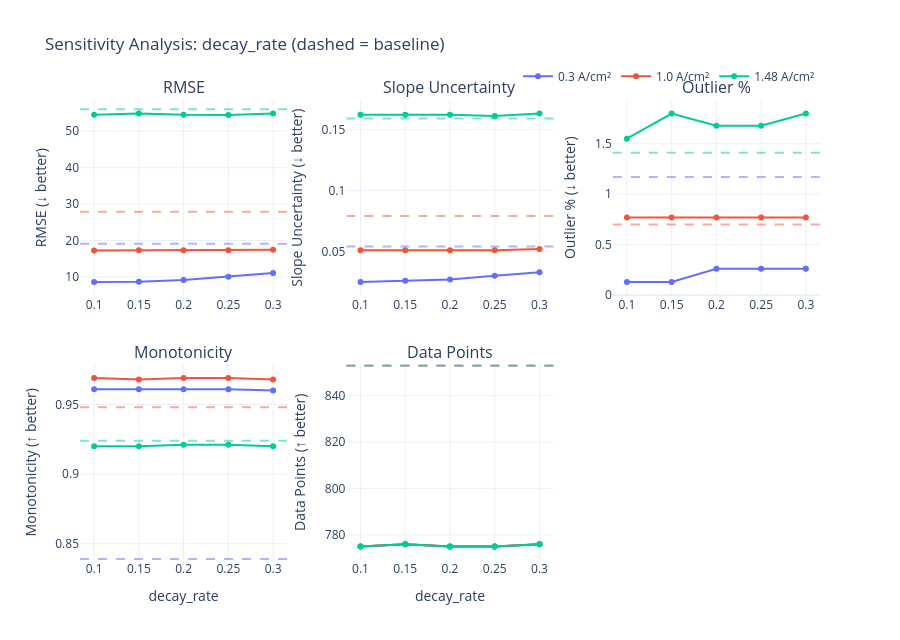
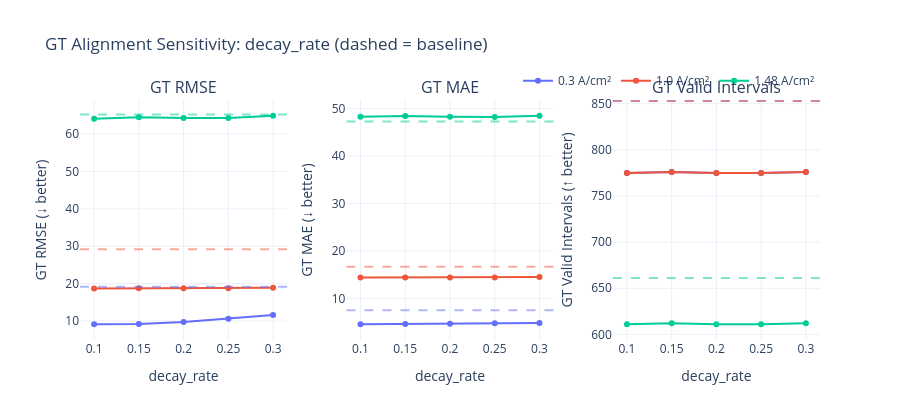

The notebook cell these images were saved under, in order:
### Code cell
# =============================================================================
# Cell 12: Plot decay_rate results + GT table
# =============================================================================

fig_decay = plot_sensitivity_results(
    results_decay,
    "decay_rate",
    baseline_metrics,
    "(dashed = baseline)",
)

fig_decay_gt = plot_gt_sensitivity(
    results_decay,
    "decay_rate",
    baseline_gt_metrics,
    "(dashed = baseline)",
)

gt_table_decay = summarize_gt_table(results_decay, "decay_rate")
display(gt_table_decay.head(15))

if SAVE_PLOTS:
    fig_decay.write_html(PLOTS_OUTPUT_DIR / "sensitivity_decay_rate_core.html")
    fig_decay_gt.write_html(PLOTS_OUTPUT_DIR / "sensitivity_decay_rate_gt.html")
    print("Saved decay_rate plots.")

### Figure 1 — Plotly figure (JSON) as saved in the notebook; plotly's stock layout.template omitted (floating-point values rounded to 4 significant figures)
{"data": [{"legendgroup": "0.3", "line": {"color": "#636EFA"}, "mode": "lines+markers", "name": "0.3 A/cm²", "showlegend": true, "type": "scatter", "x": [0.1, 0.15, 0.2, 0.25, 0.3], "xaxis": "x", "y": [8.593, 8.623, 9.153, 10.06, 11.08], "yaxis": "y"}, {"legendgroup": "1.0", "line": {"color": "#EF553B"}, "mode": "lines+markers", "name": "1.0 A/cm²", "showlegend": true, "type": "scatter", "x": [0.1, 0.15, 0.2, 0.25, 0.3], "xaxis": "x", "y": [17.25, 17.28, 17.27, 17.27, 17.43], "yaxis": "y"}, {"legendgroup": "1.48", "line": {"color": "#00CC96"}, "mode": "lines+markers", "name": "1.48 A/cm²", "showlegend": true, "type": "scatter", "x": [0.1, 0.15, 0.2, 0.25, 0.3], "xaxis": "x", "y": [54.53, 54.85, 54.53, 54.49, 54.87], "yaxis": "y"}, {"legendgroup": "0.3", "line": {"color": "#636EFA"}, "mode": "lines+markers", "name": "0.3 A/cm²", "showlegend": false, "type": "scatter", "x": [0.1, 0.15, 0.2, 0.25, 0.3], "xaxis": "x2", "y": [0.025, 0.026, 0.027, 0.03, 0.033], "yaxis": "y2"}, {"legendgroup": "1.0", "line": {"color": "#EF553B"}, "mode": "lines+markers", "name": "1.0 A/cm²", "showlegend": false, "type": "scatter", "x": [0.1, 0.15, 0.2, 0.25, 0.3], "xaxis": "x2", "y": [0.051, 0.051, 0.051, 0.051, 0.052], "yaxis": "y2"}, {"legendgroup": "1.48", "line": {"color": "#00CC96"}, "mode": "lines+markers", "name": "1.48 A/cm²", "showlegend": false, "type": "scatter", "x": [0.1, 0.15, 0.2, 0.25, 0.3], "xaxis": "x2", "y": [0.162, 0.162, 0.162, 0.161, 0.163], "yaxis": "y2"}, {"legendgroup": "0.3", "line": {"color": "#636EFA"}, "mode": "lines+markers", "name": "0.3 A/cm²", "showlegend": false, "type": "scatter", "x": [0.1, 0.15, 0.2, 0.25, 0.3], "xaxis": "x3", "y": [0.13, 0.13, 0.26, 0.26, 0.26], "yaxis": "y3"}, {"legendgroup": "1.0", "line": {"color": "#EF553B"}, "mode": "lines+markers", "name": "1.0 A/cm²", "showlegend": false, "type": "scatter", "x": [0.1, 0.15, 0.2, 0.25, 0.3], "xaxis": "x3", "y": [0.77, 0.77, 0.77, 0.77, 0.77], "yaxis": "y3"}, {"legendgroup": "1.48", "line": {"color": "#00CC96"}, "mode": "lines+markers", "name": "1.48 A/cm²", "showlegend": false, "type": "scatter", "x": [0.1, 0.15, 0.2, 0.25, 0.3], "xaxis": "x3", "y": [1.55, 1.8, 1.68, 1.68, 1.8], "yaxis": "y3"}, {"legendgroup": "0.3", "line": {"color": "#636EFA"}, "mode": "lines+markers", "name": "0.3 A/cm²", "showlegend": false, "type": "scatter", "x": [0.1, 0.15, 0.2, 0.25, 0.3], "xaxis": "x4", "y": [0.961, 0.961, 0.961, 0.961, 0.96], "yaxis": "y4"}, {"legendgroup": "1.0", "line": {"color": "#EF553B"}, "mode": "lines+markers", "name": "1.0 A/cm²", "showlegend": false, "type": "scatter", "x": [0.1, 0.15, 0.2, 0.25, 0.3], "xaxis": "x4", "y": [0.969, 0.968, 0.969, 0.969, 0.968], "yaxis": "y4"}, {"legendgroup": "1.48", "line": {"color": "#00CC96"}, "mode": "lines+markers", "name": "1.48 A/cm²", "showlegend": false, "type": "scatter", "x": [0.1, 0.15, 0.2, 0.25, 0.3], "xaxis": "x4", "y": [0.92, 0.92, 0.921, 0.921, 0.92], "yaxis": "y4"}, {"legendgroup": "0.3", "line": {"color": "#636EFA"}, "mode": "lines+markers", "name": "0.3 A/cm²", "showlegend": false, "type": "scatter", "x": [0.1, 0.15, 0.2, 0.25, 0.3], "xaxis": "x5", "y": [775, 776, 775, 775, 776], "yaxis": "y5"}, {"legendgroup": "1.0", "line": {"color": "#EF553B"}, "mode": "lines+markers", "name": "1.0 A/cm²", "showlegend": false, "type": "scatter", "x": [0.1, 0.15, 0.2, 0.25, 0.3], "xaxis": "x5", "y": [775, 776, 775, 775, 776], "yaxis": "y5"}, {"legendgroup": "1.48", "line": {"color": "#00CC96"}, "mode": "lines+markers", "name": "1.48 A/cm²", "showlegend": false, "type": "scatter", "x": [0.1, 0.15, 0.2, 0.25, 0.3], "xaxis": "x5", "y": [775, 776, 775, 775, 776], "yaxis": "y5"}], "layout": {"annotations": [{"font": {"size": 16}, "showarrow": false, "text": "RMSE", "x": 0.14, "xanchor": "center", "xref": "paper", "y": 1, "yanchor": "bottom", "yref": "paper"}, {"font": {"size": 16}, "showarrow": false, "text": "Slope Uncertainty", "x": 0.5, "xanchor": "center", "xref": "paper", "y": 1, "yanchor": "bottom", "yref": "paper"}, {"font": {"size": 16}, "showarrow": false, "text": "Outlier %", "x": 0.86, "xanchor": "center", "xref": "paper", "y": 1, "yanchor": "bottom", "yref": "paper"}, {"font": {"size": 16}, "showarrow": false, "text": "Monotonicity", "x": 0.14, "xanchor": "center", "xref": "paper", "y": 0.425, "yanchor": "bottom", "yref": "paper"}, {"font": {"size": 16}, "showarrow": false, "text": "Data Points", "x": 0.5, "xanchor": "center", "xref": "paper", "y": 0.425, "yanchor": "bottom", "yref": "paper"}], "height": 640, "legend": {"orientation": "h", "x": 1, "xanchor": "right", "y": 1.02, "yanchor": "bottom"}, "shapes": [{"line": {"color": "#636EFA", "dash": "dash"}, "opacity": 0.5, "type": "line", "x0": 0, "x1": 1, "xref": "x domain", "y0": 19.11, "y1": 19.11, "yref": "y"}, {"line": {"color": "#EF553B", "dash": "dash"}, "opacity": 0.5, "type": "line", "x0": 0, "x1": 1, "xref": "x domain", "y0": 27.88, "y1": 27.88, "yref": "y"}, {"line": {"color": "#00CC96", "dash": "dash"}, "opacity": 0.5, "type": "line", "x0": 0, "x1": 1, "xref": "x domain", "y0": 56.07, "y1": 56.07, "yref": "y"}, {"line": {"color": "#636EFA", "dash": "dash"}, "opacity": 0.5, "type": "line", "x0": 0, "x1": 1, "xref": "x2 domain", "y0": 0.054, "y1": 0.054, "yref": "y2"}, {"line": {"color": "#EF553B", "dash": "dash"}, "opacity": 0.5, "type": "line", "x0": 0, "x1": 1, "xref": "x2 domain", "y0": 0.079, "y1": 0.079, "yref": "y2"}, {"line": {"color": "#00CC96", "dash": "dash"}, "opacity": 0.5, "type": "line", "x0": 0, "x1": 1, "xref": "x2 domain", "y0": 0.159, "y1": 0.159, "yref": "y2"}, {"line": {"color": "#636EFA", "dash": "dash"}, "opacity": 0.5, "type": "line", "x0": 0, "x1": 1, "xref": "x3 domain", "y0": 1.17, "y1": 1.17, "yref": "y3"}, {"line": {"color": "#EF553B", "dash": "dash"}, "opacity": 0.5, "type": "line", "x0": 0, "x1": 1, "xref": "x3 domain", "y0": 0.7, "y1": 0.7, "yref": "y3"}, {"line": {"color": "#00CC96", "dash": "dash"}, "opacity": 0.5, "type": "line", "x0": 0, "x1": 1, "xref": "x3 domain", "y0": 1.41, "y1": 1.41, "yref": "y3"}, {"line": {"color": "#636EFA", "dash": "dash"}, "opacity": 0.5, "type": "line", "x0": 0, "x1": 1, "xref": "x4 domain", "y0": 0.839, "y1": 0.839, "yref": "y4"}, {"line": {"color": "#EF553B", "dash": "dash"}, "opacity": 0.5, "type": "line", "x0": 0, "x1": 1, "xref": "x4 domain", "y0": 0.948, "y1": 0.948, "yref": "y4"}, {"line": {"color": "#00CC96", "dash": "dash"}, "opacity": 0.5, "type": "line", "x0": 0, "x1": 1, "xref": "x4 domain", "y0": 0.924, "y1": 0.924, "yref": "y4"}, {"line": {"color": "#636EFA", "dash": "dash"}, "opacity": 0.5, "type": "line", "x0": 0, "x1": 1, "xref": "x5 domain", "y0": 853, "y1": 853, "yref": "y5"}, {"line": {"color": "#EF553B", "dash": "dash"}, "opacity": 0.5, "type": "line", "x0": 0, "x1": 1, "xref": "x5 domain", "y0": 853, "y1": 853, "yref": "y5"}, {"line": {"color": "#00CC96", "dash": "dash"}, "opacity": 0.5, "type": "line", "x0": 0, "x1": 1, "xref": "x5 domain", "y0": 853, "y1": 853, "yref": "y5"}], "title": {"text": "Sensitivity Analysis: decay_rate (dashed = baseline)"}, "xaxis": {"anchor": "y", "domain": [0, 0.28]}, "xaxis2": {"anchor": "y2", "domain": [0.36, 0.64]}, "xaxis3": {"anchor": "y3", "domain": [0.72, 1]}, "xaxis4": {"anchor": "y4", "domain": [0, 0.28], "title": {"text": "decay_rate"}}, "xaxis5": {"anchor": "y5", "domain": [0.36, 0.64], "title": {"text": "decay_rate"}}, "xaxis6": {"anchor": "y6", "domain": [0.72, 1], "title": {"text": "decay_rate"}}, "yaxis": {"anchor": "x", "domain": [0.575, 1], "title": {"text": "RMSE (↓ better)"}}, "yaxis2": {"anchor": "x2", "domain": [0.575, 1], "title": {"text": "Slope Uncertainty (↓ better)"}}, "yaxis3": {"anchor": "x3", "domain": [0.575, 1], "title": {"text": "Outlier % (↓ better)"}}, "yaxis4": {"anchor": "x4", "domain": [0, 0.425], "title": {"text": "Monotonicity (↑ better)"}}, "yaxis5": {"anchor": "x5", "domain": [0, 0.425], "title": {"text": "Data Points (↑ better)"}}, "yaxis6": {"anchor": "x6", "domain": [0, 0.425]}}}

### Figure 2 — Plotly figure (JSON) as saved in the notebook; plotly's stock layout.template omitted (floating-point values rounded to 4 significant figures)
{"data": [{"legendgroup": "gt_0.3", "line": {"color": "#636EFA"}, "mode": "lines+markers", "name": "0.3 A/cm²", "showlegend": true, "type": "scatter", "x": [0.1, 0.15, 0.2, 0.25, 0.3], "xaxis": "x", "y": [9.119, 9.165, 9.7, 10.59, 11.59], "yaxis": "y"}, {"legendgroup": "gt_1.0", "line": {"color": "#EF553B"}, "mode": "lines+markers", "name": "1.0 A/cm²", "showlegend": true, "type": "scatter", "x": [0.1, 0.15, 0.2, 0.25, 0.3], "xaxis": "x", "y": [18.72, 18.74, 18.73, 18.73, 18.86], "yaxis": "y"}, {"legendgroup": "gt_1.48", "line": {"color": "#00CC96"}, "mode": "lines+markers", "name": "1.48 A/cm²", "showlegend": true, "type": "scatter", "x": [0.1, 0.15, 0.2, 0.25, 0.3], "xaxis": "x", "y": [64.1, 64.48, 64.34, 64.32, 64.91], "yaxis": "y"}, {"legendgroup": "gt_0.3", "line": {"color": "#636EFA"}, "mode": "lines+markers", "name": "0.3 A/cm²", "showlegend": false, "type": "scatter", "x": [0.1, 0.15, 0.2, 0.25, 0.3], "xaxis": "x2", "y": [4.569, 4.598, 4.686, 4.764, 4.845], "yaxis": "y2"}, {"legendgroup": "gt_1.0", "line": {"color": "#EF553B"}, "mode": "lines+markers", "name": "1.0 A/cm²", "showlegend": false, "type": "scatter", "x": [0.1, 0.15, 0.2, 0.25, 0.3], "xaxis": "x2", "y": [14.41, 14.43, 14.42, 14.43, 14.5], "yaxis": "y2"}, {"legendgroup": "gt_1.48", "line": {"color": "#00CC96"}, "mode": "lines+markers", "name": "1.48 A/cm²", "showlegend": false, "type": "scatter", "x": [0.1, 0.15, 0.2, 0.25, 0.3], "xaxis": "x2", "y": [48.24, 48.43, 48.27, 48.23, 48.47], "yaxis": "y2"}, {"legendgroup": "gt_0.3", "line": {"color": "#636EFA"}, "mode": "lines+markers", "name": "0.3 A/cm²", "showlegend": false, "type": "scatter", "x": [0.1, 0.15, 0.2, 0.25, 0.3], "xaxis": "x3", "y": [775, 776, 775, 775, 776], "yaxis": "y3"}, {"legendgroup": "gt_1.0", "line": {"color": "#EF553B"}, "mode": "lines+markers", "name": "1.0 A/cm²", "showlegend": false, "type": "scatter", "x": [0.1, 0.15, 0.2, 0.25, 0.3], "xaxis": "x3", "y": [775, 776, 775, 775, 776], "yaxis": "y3"}, {"legendgroup": "gt_1.48", "line": {"color": "#00CC96"}, "mode": "lines+markers", "name": "1.48 A/cm²", "showlegend": false, "type": "scatter", "x": [0.1, 0.15, 0.2, 0.25, 0.3], "xaxis": "x3", "y": [611, 612, 611, 611, 612], "yaxis": "y3"}], "layout": {"annotations": [{"font": {"size": 16}, "showarrow": false, "text": "GT RMSE", "x": 0.14, "xanchor": "center", "xref": "paper", "y": 1, "yanchor": "bottom", "yref": "paper"}, {"font": {"size": 16}, "showarrow": false, "text": "GT MAE", "x": 0.5, "xanchor": "center", "xref": "paper", "y": 1, "yanchor": "bottom", "yref": "paper"}, {"font": {"size": 16}, "showarrow": false, "text": "GT Valid Intervals", "x": 0.86, "xanchor": "center", "xref": "paper", "y": 1, "yanchor": "bottom", "yref": "paper"}], "height": 420, "legend": {"orientation": "h", "x": 1, "xanchor": "right", "y": 1.02, "yanchor": "bottom"}, "shapes": [{"line": {"color": "#636EFA", "dash": "dash"}, "opacity": 0.5, "type": "line", "x0": 0, "x1": 1, "xref": "x domain", "y0": 19.18, "y1": 19.18, "yref": "y"}, {"line": {"color": "#EF553B", "dash": "dash"}, "opacity": 0.5, "type": "line", "x0": 0, "x1": 1, "xref": "x domain", "y0": 29.22, "y1": 29.22, "yref": "y"}, {"line": {"color": "#00CC96", "dash": "dash"}, "opacity": 0.5, "type": "line", "x0": 0, "x1": 1, "xref": "x domain", "y0": 65.24, "y1": 65.24, "yref": "y"}, {"line": {"color": "#636EFA", "dash": "dash"}, "opacity": 0.5, "type": "line", "x0": 0, "x1": 1, "xref": "x2 domain", "y0": 7.492, "y1": 7.492, "yref": "y2"}, {"line": {"color": "#EF553B", "dash": "dash"}, "opacity": 0.5, "type": "line", "x0": 0, "x1": 1, "xref": "x2 domain", "y0": 16.65, "y1": 16.65, "yref": "y2"}, {"line": {"color": "#00CC96", "dash": "dash"}, "opacity": 0.5, "type": "line", "x0": 0, "x1": 1, "xref": "x2 domain", "y0": 47.23, "y1": 47.23, "yref": "y2"}, {"line": {"color": "#636EFA", "dash": "dash"}, "opacity": 0.5, "type": "line", "x0": 0, "x1": 1, "xref": "x3 domain", "y0": 853, "y1": 853, "yref": "y3"}, {"line": {"color": "#EF553B", "dash": "dash"}, "opacity": 0.5, "type": "line", "x0": 0, "x1": 1, "xref": "x3 domain", "y0": 853, "y1": 853, "yref": "y3"}, {"line": {"color": "#00CC96", "dash": "dash"}, "opacity": 0.5, "type": "line", "x0": 0, "x1": 1, "xref": "x3 domain", "y0": 661, "y1": 661, "yref": "y3"}], "title": {"text": "GT Alignment Sensitivity: decay_rate (dashed = baseline)"}, "xaxis": {"anchor": "y", "domain": [0, 0.28], "title": {"text": "decay_rate"}}, "xaxis2": {"anchor": "y2", "domain": [0.36, 0.64], "title": {"text": "decay_rate"}}, "xaxis3": {"anchor": "y3", "domain": [0.72, 1], "title": {"text": "decay_rate"}}, "yaxis": {"anchor": "x", "domain": [0, 1], "title": {"text": "GT RMSE (↓ better)"}}, "yaxis2": {"anchor": "x2", "domain": [0, 1], "title": {"text": "GT MAE (↓ better)"}}, "yaxis3": {"anchor": "x3", "domain": [0, 1], "title": {"text": "GT Valid Intervals (↑ better)"}}}}
